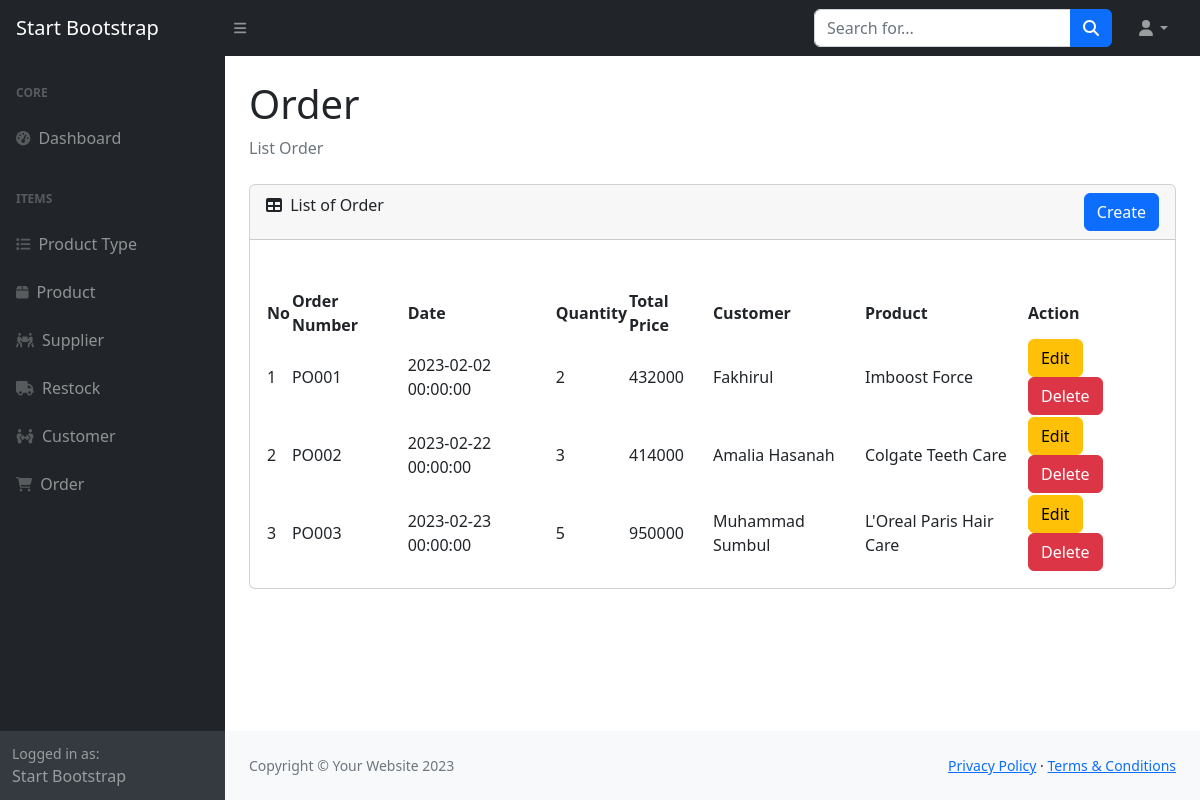
The page /page/order/list.php on the database its author committed.
### tables this page shows
CREATE TABLE `orders` (
  `id` int(11) NOT NULL,
  `order_number` varchar(45) DEFAULT NULL,
  `date` datetime DEFAULT NULL,
  `qty` int(11) DEFAULT NULL,
  `total_price` int(11) DEFAULT NULL,
  `customer_id` int(11) NOT NULL,
  `product_id` int(11) NOT NULL
);

CREATE TABLE `customer` (
  `id` int(11) NOT NULL,
  `name` varchar(45) DEFAULT NULL,
  `gender` enum('L','P') DEFAULT NULL,
  `phone` varchar(45) DEFAULT NULL,
  `email` varchar(45) DEFAULT NULL,
  `address` longtext DEFAULT NULL,
  `card_id` int(11) NOT NULL
);

CREATE TABLE `product` (
  `id` int(11) NOT NULL,
  `sku` varchar(45) DEFAULT NULL,
  `name` varchar(45) DEFAULT NULL,
  `purchase_price` int(11) DEFAULT NULL,
  `sell_price` int(11) DEFAULT NULL,
  `stock` int(11) DEFAULT 0,
  `min_stock` int(11) DEFAULT 0,
  `product_type_id` int(11) NOT NULL,
  `restock_id` int(11) NOT NULL
);

### classes/Database.php (called while the page is built, shortened)
<?php
class Database
{
    private $host = 'localhost';
    private $user = 'root';
    private $pass  = '';
    private $db_name = 'health';
    public $conn;
    public $stmt;
    public function __construct()
    {
        $dsn = 'mysql:host=' . $this->host . ';dbname=' . $this->db_name;
        $option = [
            PDO::ATTR_PERSISTENT => true,
            PDO::ATTR_ERRMODE => PDO::ERRMODE_EXCEPTION
        ];
        try {
            $this->conn = new PDO($dsn, $this->user, $this->pass, $option);
        } catch (PDOException $e) {
            die($e->getMessage());
        }
    }
    public function query($query)
    {
        $this->stmt = $this->conn->prepare($query);
    }
    public function execute()
    {
        return $this->stmt->execute();
    }
    public function fetchAll()
    {
        $this->execute();
        return $this->stmt->fetchAll(PDO::FETCH_ASSOC);
    }
}

### classes/Order.php (called while the page is built, shortened)
<?php
require_once 'Database.php';
class Order
{
    public $db;
    public function __construct()
    {
        $this->db = new Database;
    }
    public function getAll()
    {
        $this->db->query('SELECT orders.*, customer.name as customer_name, product.name as product_name FROM orders INNER JOIN customer ON orders.customer_id = customer.id INNER JOIN product ON orders.product_id = product.id');
        return $this->db->fetchAll();
    }
}

### page/order/list.php (the view, shortened to what this page needs)
<?php
require_once '../../classes/Database.php';
require_once '../../classes/Order.php';
$order = new Order;
$data = $order->getAll();
?>
<!DOCTYPE html>
<html lang="en">
<head>
    <link href="https://cdn.jsdelivr.net/npm/simple-datatables@7.1.2/dist/style.min.css" rel="stylesheet" />
    <link href="../../assets/css/styles.css" rel="stylesheet" />
    <link href="../../assets/css/sweetalert.css" rel="stylesheet" />
</head>
<body class="sb-nav-fixed">
    <?php require_once '../../templates/header.php'; ?>
    <div id="layoutSidenav">
        <?php require_once '../../templates/navbar.php'; ?>
        <div id="layoutSidenav_content">
            <main>
                <div class="container-fluid px-4">
                    <h1 class="mt-4">Order</h1>
                    <ol class="breadcrumb mb-4">
                        <li class="breadcrumb-item active">List Order</li>
                    </ol>
                    <div class="card mb-4">
                        <div class="card-header">
                            <div class="d-flex justify-content-between">
                                <div class="title">
                                    <i class="fas fa-table me-1"></i>
                                    List of Order
                                </div>
                                <div class="data-add">
                                    <a href="create.php" class="btn btn-primary">Create</a>
                                </div>
                            </div>
                        </div>
                        <div class="card-body">
                        </div>
                        <div class="card-body">
                            <table id="datatablesSimple">
                                <thead>
                                    <tr>
                                        <th>No</th>
                                        <th>Order Number</th>
                                        <th>Date</th>
                                        <th>Quantity</th>
                                        <th>Total Price</th>
                                        <th>Customer</th>
                                        <th>Product</th>
                                        <th>Action</th>
                                    </tr>
                                </thead>
                                <tbody>
                                    <?php $no = 1; ?>
                                    <?php foreach ($data as $item) : ?>
                                        <tr>
                                            <td><?= $no++ ?></td>
                                            <td><?= $item['order_number'] ?></td>
                                            <td><?= $item['date'] ?></td>
                                            <td><?= $item['qty'] ?></td>
                                            <td><?= $item['total_price'] ?></td>
                                            <td><?= $item['customer_name'] ?></td>
                                            <td><?= $item['product_name'] ?></td>
                                            <td>
                                                <a href="edit.php?id=<?= $item['id'] ?>" class="btn btn-warning">Edit</a>
                                                <a href="javascript:;" onclick="deleteData(<?= $item['id']; ?>)" class="btn btn-danger">Delete</a>
                                            </td>
                                        </tr>
                                    <?php endforeach; ?>
                                </tbody>
                            </table>
                        </div>
                    </div>
                </div>
            </main>
            <?php require_once '../../templates/footer.php'; ?>
        </div>
    </div>
</body>
</html>

### rows shown on the page
orders: order_number "PO001", date "2023-02-02 00:00:00", qty "2", total_price "432000", customer.name "Fakhirul", product.name "Imboost Force"
orders: order_number "PO002", date "2023-02-22 00:00:00", qty "3", total_price "414000", customer.name "Amalia Hasanah", product.name "Colgate Teeth Care"
orders: order_number "PO003", date "2023-02-23 00:00:00", qty "5", total_price "950000", customer.name "Muhammad Sumbul", product.name "L'Oreal Paris Hair Care"
